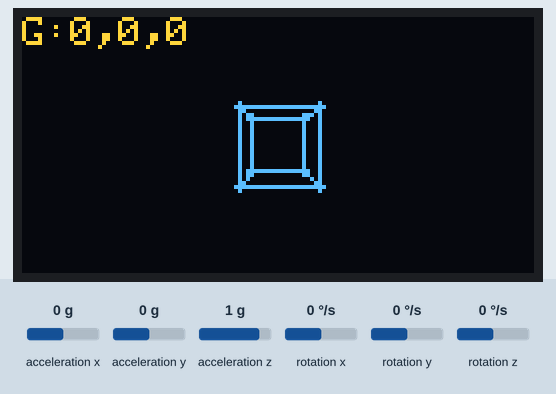
Recording of a program running on a simulated Seeed XIAO ESP32-C3. Parts: 128×64 one-colour display. The test bench sets the inputs (shaded band); at power-on: rotation x 0 °/s, rotation y 0 °/s, rotation z 0 °/s, acceleration x 0 g, acceleration y 0 g, acceleration z 1 g. The OLED is the two-colour kind (top 16 rows yellow); what the program prints to the serial monitor is not drawn.

Above: at 7.6 s.
7.7 s: rotation x set to -192 °/s
At 7.78 s:
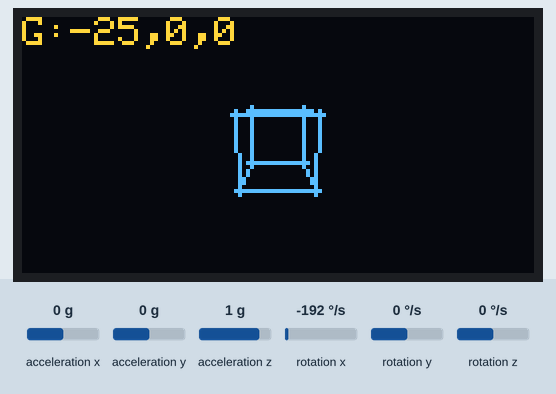
9.5 s: rotation y set to -192 °/s
At 9.61 s:
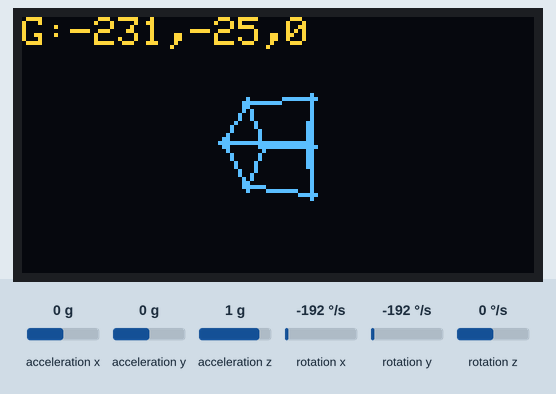
11.1 s: rotation z set to -192 °/s
At 11.2 s:
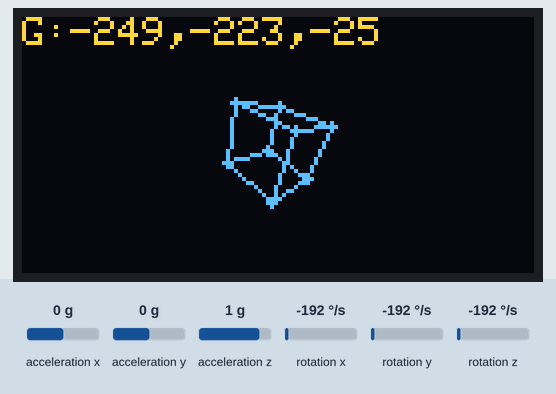
12.6 s: rotation x set to -100 °/s
At 12.7 s:
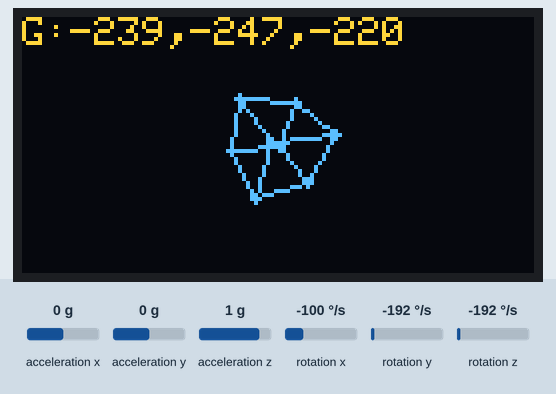
14.1 s: rotation y set to -100 °/s
At 14.13 s:
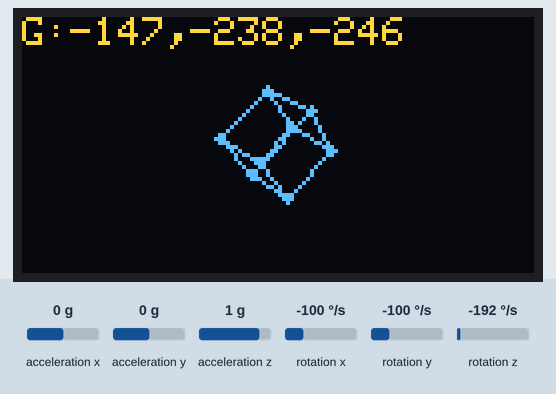

Measured:
- after the input at 7.7 s, the display: changes after 0.07 s (image 1)

The program:

main.cpp
```cpp
#include <Arduino.h>
#include <Wire.h>
#include <Adafruit_GFX.h>
#include <Adafruit_SSD1306.h>
#include "I2Cdev.h"
#include "MPU6050.h"

// OLED display settings
#define SCREEN_WIDTH 128
#define SCREEN_HEIGHT 64
#define OLED_RESET -1 // Not used for I2C
#define I2C_SDA 6 // GPIO pin for SDA
#define I2C_SCL 7 // GPIO pin for SCL

// Create display object
Adafruit_SSD1306 display(SCREEN_WIDTH, SCREEN_HEIGHT, &Wire, OLED_RESET);

// MPU6050 object
MPU6050 accelgyro;

// Sensor data variables
int16_t ax, ay, az;
int16_t gx, gy, gz;
float ax_filtered = 0, ay_filtered = 0, az_filtered = 0;
float gx_filtered = 0, gy_filtered = 0, gz_filtered = 0;

// Low-pass filter coefficient (adjust for smoothness)
const float alpha = 0.1;

struct Vec3 {
  float x, y, z;
};

struct Cube {
  Vec3 vertices[8];
  uint8_t edges[12][2];
};

// Vertices and edges for a unit cube
Cube cube = {
  {
    {-0.5, -0.5, -0.5},
    {+0.5, -0.5, -0.5},
    {+0.5, +0.5, -0.5},
    {-0.5, +0.5, -0.5},
    {-0.5, -0.5, +0.5},
    {+0.5, -0.5, +0.5},
    {+0.5, +0.5, +0.5},
    {-0.5, +0.5, +0.5}
  },
  {
    {0,1},{1,2},{2,3},{3,0},
    {4,5},{5,6},{6,7},{7,4},
    {0,4},{1,5},{2,6},{3,7}
  }
};

Vec3 rotate(Vec3 v, float ax, float ay, float az) {
  // Rotate around X
  float x1 = v.x, y1 = cos(ax)*v.y - sin(ax)*v.z, z1 = sin(ax)*v.y + cos(ax)*v.z;
  // Rotate around Y
  float x2 = cos(ay)*x1 + sin(ay)*z1, y2 = y1, z2 = -sin(ay)*x1 + cos(ay)*z1;
  // Rotate around Z
  float x3 = cos(az)*x2 - sin(az)*y2, y3 = sin(az)*x2 + cos(az)*y2, z3 = z2;
  return {x3, y3, z3};
}

void project(Vec3 v, int &x, int &y) {
  float scale = 40.0;
  float viewer_z = 2.5;
  x = (int)(SCREEN_WIDTH / 2 + scale * v.x / (viewer_z - v.z));
  y = (int)(SCREEN_HEIGHT / 2 + scale * v.y / (viewer_z - v.z));
}

void readMPU6050() {
  // Read raw sensor data
  accelgyro.getMotion6(&ax, &ay, &az, &gx, &gy, &gz);

  // Apply low-pass filter to smooth the data
  ax_filtered = alpha * ax + (1 - alpha) * ax_filtered;
  ay_filtered = alpha * ay + (1 - alpha) * ay_filtered;
  az_filtered = alpha * az + (1 - alpha) * az_filtered;

  gx_filtered = alpha * gx + (1 - alpha) * gx_filtered;
  gy_filtered = alpha * gy + (1 - alpha) * gy_filtered;
  gz_filtered = alpha * gz + (1 - alpha) * gz_filtered;
}

void setup() {
  Serial.begin(115200);
  delay(2000);
  Serial.println("Starting MPU6050 + SSD1306 Cube Demo...");

  // Initialize I2C with custom pins
  Wire.begin(I2C_SDA, I2C_SCL);
  Wire.setClock(400000);
  Serial.println("I2C initialized");

  // Initialize MPU6050
  Serial.println("Initializing MPU6050...");
  accelgyro.initialize();

  // Verify MPU6050 connection
  if (accelgyro.testConnection()) {
    Serial.println("MPU6050 connection successful");
  } else {
    Serial.println("MPU6050 connection failed");
    // Continue anyway, display will show error
  }

  // Initialize display with I2C address 0x3C
  if(!display.begin(SSD1306_SWITCHCAPVCC, 0x3C)) {
    Serial.println(F("SSD1306 allocation failed"));
    for(;;); // Don't proceed, loop forever
  }
  Serial.println("Display initialized successfully!");

  // Test display with startup message
  display.clearDisplay();
  display.setTextSize(1);
  display.setTextColor(SSD1306_WHITE);
  display.setCursor(0,0);
  display.println("MPU6050 + Cube Demo");
  display.println("Initializing...");
  display.display();
  delay(2000);

  // Calibrate MPU6050 (simple offset calibration)
  Serial.println("Calibrating MPU6050... Keep sensor still!");
  display.clearDisplay();
  display.setCursor(0,0);
  display.println("Calibrating...");
  display.println("Keep sensor still!");
  display.display();

  // Simple calibration - take average of first 100 readings as offset
  long ax_offset = 0, ay_offset = 0, az_offset = 0;
  long gx_offset = 0, gy_offset = 0, gz_offset = 0;

  for(int i = 0; i < 100; i++) {
    accelgyro.getMotion6(&ax, &ay, &az, &gx, &gy, &gz);
    ax_offset += ax;
    ay_offset += ay;
    az_offset += az;
    gx_offset += gx;
    gy_offset += gy;
    gz_offset += gz;
    delay(10);
  }

  // Store offsets (we'll subtract these from future readings)
  ax_offset /= 100;
  ay_offset /= 100;
  az_offset = (az_offset / 100) - 16384; // Z should read ~16384 when upright
  gx_offset /= 100;
  gy_offset /= 100;
  gz_offset /= 100;

  Serial.println("Calibration complete!");
  display.clearDisplay();
  display.setCursor(0,0);
  display.println("Calibration complete!");
  display.println("Starting cube...");
  display.display();
  delay(1000);

  Serial.println("Setup complete!");
}

void loop() {
  static unsigned long lastDebug = 0;
  static unsigned long lastUpdate = 0;

  // Read sensor data at 50Hz
  if (millis() - lastUpdate >= 20) {
    readMPU6050();
    lastUpdate = millis();
  }

  // Convert gyroscope data to rotation angles
  // Scale down the gyroscope values for smooth rotation
  float rotation_x = gx_filtered * 0.0001; // Adjust these scaling factors as needed
  float rotation_y = gy_filtered * 0.0001;
  float rotation_z = gz_filtered * 0.0001;

  // Alternative: Use accelerometer for tilt-based rotation
  // Uncomment these lines and comment the gyro lines above for tilt control
  // float rotation_x = ay_filtered * 0.0002;
  // float rotation_y = ax_filtered * 0.0002;
  // float rotation_z = 0; // Keep Z rotation from gyro or set to 0

  // Calculate projected vertices
  int px[8], py[8];
  for (int i = 0; i < 8; i++) {
    Vec3 rv = rotate(cube.vertices[i], rotation_x, rotation_y, rotation_z);
    project(rv, px[i], py[i]);
  }

  // Clear the display
  display.clearDisplay();

  // Draw cube edges
  for (int i = 0; i < 12; i++) {
    int x1 = px[cube.edges[i][0]];
    int y1 = py[cube.edges[i][0]];
    int x2 = px[cube.edges[i][1]];
    int y2 = py[cube.edges[i][1]];

    // Ensure coordinates are within screen bounds
    if (x1 >= 0 && x1 < SCREEN_WIDTH && y1 >= 0 && y1 < SCREEN_HEIGHT &&
        x2 >= 0 && x2 < SCREEN_WIDTH && y2 >= 0 && y2 < SCREEN_HEIGHT) {
      display.drawLine(x1, y1, x2, y2, SSD1306_WHITE);
    }
  }

  // Draw vertices as dots
  for (int i = 0; i < 8; i++) {
    if (px[i] >= 0 && px[i] < SCREEN_WIDTH && py[i] >= 0 && py[i] < SCREEN_HEIGHT) {
      // Draw a small cross for each vertex
      display.drawPixel(px[i], py[i], SSD1306_WHITE);
      if (px[i] > 0) display.drawPixel(px[i]-1, py[i], SSD1306_WHITE);
      if (px[i] < SCREEN_WIDTH-1) display.drawPixel(px[i]+1, py[i], SSD1306_WHITE);
      if (py[i] > 0) display.drawPixel(px[i], py[i]-1, SSD1306_WHITE);
      if (py[i] < SCREEN_HEIGHT-1) display.drawPixel(px[i], py[i]+1, SSD1306_WHITE);
    }
  }

  // Display sensor values in corner (optional - comment out for cleaner cube display)
  display.setTextSize(1);
  display.setTextColor(SSD1306_WHITE);
  display.setCursor(0, 0);
  display.print("G:");
  display.print((int)(gx_filtered/100));
  display.print(",");
  display.print((int)(gy_filtered/100));
  display.print(",");
  display.print((int)(gz_filtered/100));

  // Update the display
  display.display();

  // Debug output every 2 seconds
  if (millis() - lastDebug > 2000) {
    Serial.print("Accel: ");
    Serial.print(ax_filtered); Serial.print(", ");
    Serial.print(ay_filtered); Serial.print(", ");
    Serial.print(az_filtered);
    Serial.print(" | Gyro: ");
    Serial.print(gx_filtered); Serial.print(", ");
    Serial.print(gy_filtered); Serial.print(", ");
    Serial.print(gz_filtered);
    Serial.print(" | Rotation: ");
    Serial.print(rotation_x, 4); Serial.print(", ");
    Serial.print(rotation_y, 4); Serial.print(", ");
    Serial.println(rotation_z, 4);
    lastDebug = millis();
  }

  delay(50); // ~20 FPS
}
```
